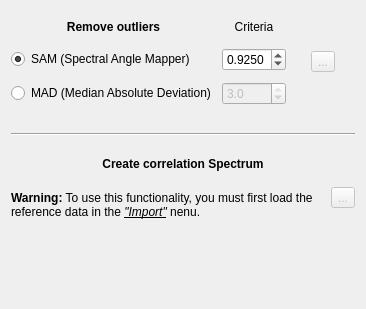
           <widget class="QWidget" name="p2">
            <property name="geometry">
             <rect>
              <x>0</x>
              <y>0</y>
              <width>366</width>
              <height>309</height>
             </rect>
            </property>
            <attribute name="label">
             <string>Outliers and correlation spectrum</string>
            </attribute>
            <layout class="QVBoxLayout" name="verticalLayout_6">
             <item>
              <layout class="QHBoxLayout" name="p2hL1">
               <item>
                <layout class="QGridLayout" name="p2gL1">
                 <item row="0" column="0">
                  <widget class="QLabel" name="p2lB1">
                   <property name="maximumSize">
                    <size>
                     <width>16777215</width>
                     <height>21</height>
                    </size>
                   </property>
                   <property name="font">
                    <font>
                     <bold>true</bold>
                    </font>
                   </property>
                   <property name="text">
                    <string>Remove outliers</string>
                   </property>
                   <property name="alignment">
                    <set>Qt::AlignCenter</set>
                   </property>
                  </widget>
                 </item>
                 <item row="0" column="1">
                  <widget class="QLabel" name="p2lB2">
                   <property name="maximumSize">
                    <size>
                     <width>16777215</width>
                     <height>21</height>
                    </size>
                   </property>
                   <property name="text">
                    <string>Criteria</string>
                   </property>
                   <property name="alignment">
                    <set>Qt::AlignCenter</set>
                   </property>
                  </widget>
                 </item>
                 <item row="1" column="0">
                  <widget class="QRadioButton" name="p2rB1">
                   <property name="text">
                    <string>SAM (Spectral Angle Mapper)</string>
                   </property>
                   <property name="checked">
                    <bool>true</bool>
                   </property>
                  </widget>
                 </item>
                 <item row="1" column="1">
                  <widget class="QDoubleSpinBox" name="p2dSb1">
                   <property name="enabled">
                    <bool>true</bool>
                   </property>
                   <property name="decimals">
                    <number>4</number>
                   </property>
                   <property name="minimum">
                    <double>0.000000000000000</double>
                   </property>
                   <property name="maximum">
                    <double>1.000000000000000</double>
                   </property>
                   <property name="singleStep">
                    <double>0.000100000000000</double>
                   </property>
                   <property name="value">
                    <double>0.925000000000000</double>
                   </property>
                  </widget>
                 </item>
                 <item row="2" column="0">
                  <widget class="QRadioButton" name="p2rB2">
                   <property name="text">
                    <string>MAD (Median Absolute Deviation)</string>
                   </property>
                  </widget>
                 </item>
                 <item row="2" column="1">
                  <widget class="QDoubleSpinBox" name="p2dSb2">
                   <property name="enabled">
                    <bool>false</bool>
                   </property>
                   <property name="decimals">
                    <number>1</number>
                   </property>
                   <property name="minimum">
                    <double>2.000000000000000</double>
                   </property>
                   <property name="maximum">
                    <double>3.000000000000000</double>
                   </property>
                   <property name="singleStep">
                    <double>0.500000000000000</double>
                   </property>
                   <property name="value">
                    <double>3.000000000000000</double>
                   </property>
                  </widget>
                 </item>
                </layout>
               </item>
               <item>
                <layout class="QVBoxLayout" name="verticalLayout_4">
                 <item>
                  <spacer name="verticalSpacer">
                   <property name="orientation">
                    <enum>Qt::Vertical</enum>
                   </property>
                   <property name="sizeType">
                    <enum>QSizePolicy::Preferred</enum>
                   </property>
                   <property name="sizeHint" stdset="0">
                    <size>
                     <width>20</width>
                     <height>40</height>
                    </size>
                   </property>
                  </spacer>
                 </item>
                 <item>
                  <layout class="QHBoxLayout" name="horizontalLayout">
                   <item>
                    <spacer name="horizontalSpacer">
                     <property name="orientation">
                      <enum>Qt::Horizontal</enum>
                     </property>
                     <property name="sizeHint" stdset="0">
                      <size>
                       <width>40</width>
                       <height>20</height>
                      </size>
                     </property>
                    </spacer>
                   </item>
                   <item>
                    <widget class="QToolButton" name="p2tB1">
                     <property name="enabled">
                      <bool>false</bool>
                     </property>
                     <property name="text">
                      <string>...</string>
                     </property>
                     <property name="icon">
                      <iconset>
                       <normaloff>pic/icons/check-square-solid.svg</normaloff>pic/icons/check-square-solid.svg</iconset>
                     </property>
                     <property name="iconSize">
                      <size>
                       <width>25</width>
                       <height>25</height>
                      </size>
                     </property>
                    </widget>
                   </item>
                   <item>
                    <spacer name="horizontalSpacer_2">
                     <property name="orientation">
                      <enum>Qt::Horizontal</enum>
                     </property>
                     <property name="sizeHint" stdset="0">
                      <size>
                       <width>40</width>
                       <height>20</height>
                      </size>
                     </property>
                    </spacer>
                   </item>
                  </layout>
                 </item>
                 <item>
                  <spacer name="verticalSpacer_2">
                   <property name="orientation">
                    <enum>Qt::Vertical</enum>
                   </property>
                   <property name="sizeType">
                    <enum>QSizePolicy::Preferred</enum>
                   </property>
                   <property name="sizeHint" stdset="0">
                    <size>
                     <width>20</width>
                     <height>40</height>
                    </size>
                   </property>
                  </spacer>
                 </item>
                </layout>
               </item>
              </layout>
             </item>
             <item>
              <spacer name="verticalSpacer_6">
               <property name="orientation">
                <enum>Qt::Vertical</enum>
               </property>
               <property name="sizeType">
                <enum>QSizePolicy::Fixed</enum>
               </property>
               <property name="sizeHint" stdset="0">
                <size>
                 <width>15</width>
                 <height>15</height>
                </size>
               </property>
              </spacer>
             </item>
             <item>
              <widget class="Line" name="line">
               <property name="orientation">
                <enum>Qt::Horizontal</enum>
               </property>
              </widget>
             </item>
             <item>
              <spacer name="verticalSpacer_7">
               <property name="orientation">
                <enum>Qt::Vertical</enum>
               </property>
               <property name="sizeType">
                <enum>QSizePolicy::Fixed</enum>
               </property>
               <property name="sizeHint" stdset="0">
                <size>
                 <width>15</width>
                 <height>15</height>
                </size>
               </property>
              </spacer>
             </item>
             <item>
              <widget class="QLabel" name="p2lB3">
               <property name="font">
                <font>
                 <bold>true</bold>
                </font>
               </property>
               <property name="text">
                <string>Create correlation Spectrum</string>
               </property>
               <property name="alignment">
                <set>Qt::AlignCenter</set>
               </property>
              </widget>
             </item>
             <item>
              <layout class="QHBoxLayout" name="horizontalLayout_4">
               <item>
                <widget class="QLabel" name="p2lB4">
                 <property name="text">
                  <string>&lt;br&gt;&lt;b&gt;Warning:&lt;/b&gt; To use this functionality, you must first load the reference data in the &lt;i&gt;&lt;u&gt;&quot;Import&quot;&lt;/u&gt;&lt;/i&gt; nenu.</string>
                 </property>
                 <property name="wordWrap">
                  <bool>true</bool>
                 </property>
                </widget>
               </item>
               <item>
                <widget class="QToolButton" name="p2tB2">
                 <property name="enabled">
                  <bool>false</bool>
                 </property>
                 <property name="text">
                  <string>...</string>
                 </property>
                 <property name="icon">
                  <iconset>
                   <normaloff>pic/icons/check-square-regular.svg</normaloff>pic/icons/check-square-regular.svg</iconset>
                 </property>
                 <property name="iconSize">
                  <size>
                   <width>25</width>
                   <height>25</height>
                  </size>
                 </property>
                </widget>
               </item>
              </layout>
             </item>
             <item>
              <spacer name="verticalSpacer_5">
               <property name="orientation">
                <enum>Qt::Vertical</enum>
               </property>
               <property name="sizeType">
                <enum>QSizePolicy::MinimumExpanding</enum>
               </property>
               <property name="sizeHint" stdset="0">
                <size>
                 <width>20</width>
                 <height>40</height>
                </size>
               </property>
              </spacer>
             </item>
            </layout>
           </widget>
